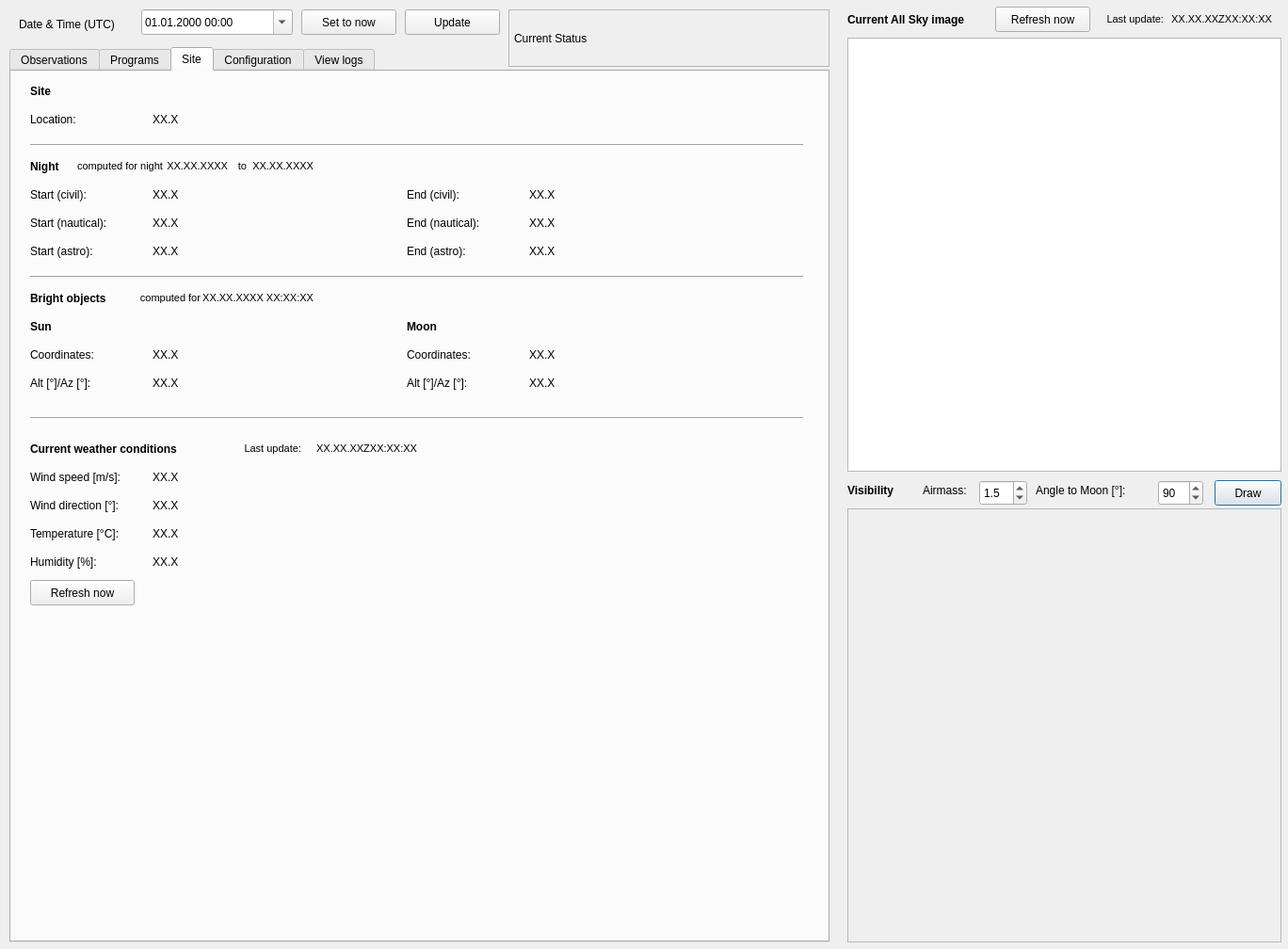
<?xml version="1.0" encoding="UTF-8"?>
<ui version="4.0">
 <class>POUET</class>
 <widget class="QDialog" name="POUET">
  <property name="geometry">
   <rect>
    <x>0</x>
    <y>0</y>
    <width>1368</width>
    <height>1008</height>
   </rect>
  </property>
  <property name="windowTitle">
   <string>Pouet</string>
  </property>
  <widget class="QLabel" name="allSkyUpdateValue">
   <property name="geometry">
    <rect>
     <x>1230</x>
     <y>10</y>
     <width>121</width>
     <height>21</height>
    </rect>
   </property>
   <property name="font">
    <font>
     <pointsize>8</pointsize>
     <weight>50</weight>
     <bold>false</bold>
    </font>
   </property>
   <property name="text">
    <string>XX.XX.XXZXX:XX:XX</string>
   </property>
   <property name="alignment">
    <set>Qt::AlignRight|Qt::AlignTrailing|Qt::AlignVCenter</set>
   </property>
  </widget>
  <widget class="QLabel" name="label_13">
   <property name="geometry">
    <rect>
     <x>900</x>
     <y>10</y>
     <width>201</width>
     <height>21</height>
    </rect>
   </property>
   <property name="font">
    <font>
     <weight>75</weight>
     <bold>true</bold>
    </font>
   </property>
   <property name="text">
    <string>Current All Sky image</string>
   </property>
   <property name="alignment">
    <set>Qt::AlignLeading|Qt::AlignLeft|Qt::AlignVCenter</set>
   </property>
  </widget>
  <widget class="QFrame" name="allSkyframe">
   <property name="geometry">
    <rect>
     <x>900</x>
     <y>40</y>
     <width>461</width>
     <height>461</height>
    </rect>
   </property>
   <property name="frameShape">
    <enum>QFrame::StyledPanel</enum>
   </property>
   <property name="frameShadow">
    <enum>QFrame::Raised</enum>
   </property>
   <widget class="QGraphicsView" name="allSkyView">
    <property name="geometry">
     <rect>
      <x>0</x>
      <y>0</y>
      <width>461</width>
      <height>461</height>
     </rect>
    </property>
   </widget>
  </widget>
  <widget class="QLabel" name="label">
   <property name="geometry">
    <rect>
     <x>20</x>
     <y>10</y>
     <width>131</width>
     <height>31</height>
    </rect>
   </property>
   <property name="text">
    <string>Date &amp; Time (UTC)</string>
   </property>
   <property name="alignment">
    <set>Qt::AlignLeading|Qt::AlignLeft|Qt::AlignVCenter</set>
   </property>
  </widget>
  <widget class="QDateTimeEdit" name="configTime">
   <property name="geometry">
    <rect>
     <x>150</x>
     <y>10</y>
     <width>161</width>
     <height>27</height>
    </rect>
   </property>
   <property name="autoFillBackground">
    <bool>false</bool>
   </property>
   <property name="displayFormat">
    <string>dd.MM.yyyy HH:mm</string>
   </property>
   <property name="calendarPopup">
    <bool>true</bool>
   </property>
  </widget>
  <widget class="QLabel" name="label_14">
   <property name="geometry">
    <rect>
     <x>900</x>
     <y>510</y>
     <width>81</width>
     <height>21</height>
    </rect>
   </property>
   <property name="font">
    <font>
     <weight>75</weight>
     <bold>true</bold>
    </font>
   </property>
   <property name="text">
    <string>Visibility</string>
   </property>
   <property name="alignment">
    <set>Qt::AlignLeading|Qt::AlignLeft|Qt::AlignVCenter</set>
   </property>
  </widget>
  <widget class="QFrame" name="frame_2">
   <property name="geometry">
    <rect>
     <x>900</x>
     <y>540</y>
     <width>461</width>
     <height>461</height>
    </rect>
   </property>
   <property name="frameShape">
    <enum>QFrame::StyledPanel</enum>
   </property>
   <property name="frameShadow">
    <enum>QFrame::Raised</enum>
   </property>
  </widget>
  <widget class="QDoubleSpinBox" name="visibility_airmass">
   <property name="geometry">
    <rect>
     <x>1040</x>
     <y>510</y>
     <width>51</width>
     <height>27</height>
    </rect>
   </property>
   <property name="decimals">
    <number>1</number>
   </property>
   <property name="minimum">
    <double>0.100000000000000</double>
   </property>
   <property name="maximum">
    <double>4.000000000000000</double>
   </property>
   <property name="singleStep">
    <double>0.100000000000000</double>
   </property>
   <property name="value">
    <double>1.500000000000000</double>
   </property>
  </widget>
  <widget class="QLabel" name="label_15">
   <property name="geometry">
    <rect>
     <x>980</x>
     <y>510</y>
     <width>61</width>
     <height>21</height>
    </rect>
   </property>
   <property name="font">
    <font>
     <weight>50</weight>
     <bold>false</bold>
    </font>
   </property>
   <property name="text">
    <string>Airmass:</string>
   </property>
   <property name="alignment">
    <set>Qt::AlignLeading|Qt::AlignLeft|Qt::AlignVCenter</set>
   </property>
  </widget>
  <widget class="QLabel" name="label_16">
   <property name="geometry">
    <rect>
     <x>1100</x>
     <y>510</y>
     <width>131</width>
     <height>21</height>
    </rect>
   </property>
   <property name="font">
    <font>
     <weight>50</weight>
     <bold>false</bold>
    </font>
   </property>
   <property name="text">
    <string>Angle to Moon [°]:</string>
   </property>
   <property name="alignment">
    <set>Qt::AlignLeading|Qt::AlignLeft|Qt::AlignVCenter</set>
   </property>
  </widget>
  <widget class="QSpinBox" name="visibility_moon_angle">
   <property name="geometry">
    <rect>
     <x>1230</x>
     <y>510</y>
     <width>48</width>
     <height>27</height>
    </rect>
   </property>
   <property name="maximum">
    <number>180</number>
   </property>
   <property name="value">
    <number>90</number>
   </property>
  </widget>
  <widget class="QPushButton" name="visibility_plot">
   <property name="geometry">
    <rect>
     <x>1290</x>
     <y>510</y>
     <width>71</width>
     <height>27</height>
    </rect>
   </property>
   <property name="text">
    <string>Draw</string>
   </property>
  </widget>
  <widget class="QTabWidget" name="tabWidget">
   <property name="geometry">
    <rect>
     <x>10</x>
     <y>50</y>
     <width>871</width>
     <height>951</height>
    </rect>
   </property>
   <property name="tabShape">
    <enum>QTabWidget::Rounded</enum>
   </property>
   <property name="currentIndex">
    <number>2</number>
   </property>
   <widget class="QWidget" name="obs">
    <attribute name="title">
     <string>Observations</string>
    </attribute>
    <widget class="QPushButton" name="retrieveObs">
     <property name="geometry">
      <rect>
       <x>10</x>
       <y>13</y>
       <width>141</width>
       <height>23</height>
      </rect>
     </property>
     <property name="text">
      <string>Load observables list</string>
     </property>
    </widget>
    <widget class="QTableView" name="listObs">
     <property name="geometry">
      <rect>
       <x>10</x>
       <y>50</y>
       <width>841</width>
       <height>861</height>
      </rect>
     </property>
     <property name="dragEnabled">
      <bool>true</bool>
     </property>
     <property name="alternatingRowColors">
      <bool>true</bool>
     </property>
     <property name="showGrid">
      <bool>true</bool>
     </property>
     <property name="gridStyle">
      <enum>Qt::DashLine</enum>
     </property>
     <property name="sortingEnabled">
      <bool>true</bool>
     </property>
    </widget>
    <widget class="QPushButton" name="checkObsStatus">
     <property name="geometry">
      <rect>
       <x>170</x>
       <y>13</y>
       <width>141</width>
       <height>23</height>
      </rect>
     </property>
     <property name="text">
      <string>Load observables list</string>
     </property>
    </widget>
   </widget>
   <widget class="QWidget" name="program">
    <attribute name="title">
     <string>Programs</string>
    </attribute>
    <widget class="QLabel" name="label_27">
     <property name="geometry">
      <rect>
       <x>190</x>
       <y>150</y>
       <width>541</width>
       <height>21</height>
      </rect>
     </property>
     <property name="font">
      <font>
       <weight>50</weight>
       <bold>false</bold>
      </font>
     </property>
     <property name="text">
      <string>Here we can select the programs we want to include</string>
     </property>
     <property name="alignment">
      <set>Qt::AlignLeading|Qt::AlignLeft|Qt::AlignVCenter</set>
     </property>
    </widget>
   </widget>
   <widget class="QWidget" name="weather">
    <attribute name="title">
     <string>Site</string>
    </attribute>
    <widget class="QPushButton" name="weatherDisplayRefresh">
     <property name="geometry">
      <rect>
       <x>20</x>
       <y>540</y>
       <width>111</width>
       <height>27</height>
      </rect>
     </property>
     <property name="text">
      <string>Refresh now</string>
     </property>
    </widget>
    <widget class="QLabel" name="weatherHumidityValue">
     <property name="geometry">
      <rect>
       <x>150</x>
       <y>510</y>
       <width>41</width>
       <height>21</height>
      </rect>
     </property>
     <property name="font">
      <font>
       <weight>50</weight>
       <bold>false</bold>
      </font>
     </property>
     <property name="text">
      <string>XX.X</string>
     </property>
     <property name="alignment">
      <set>Qt::AlignLeading|Qt::AlignLeft|Qt::AlignVCenter</set>
     </property>
    </widget>
    <widget class="QLabel" name="weatherWindSpeedValue">
     <property name="geometry">
      <rect>
       <x>150</x>
       <y>420</y>
       <width>41</width>
       <height>21</height>
      </rect>
     </property>
     <property name="font">
      <font>
       <weight>50</weight>
       <bold>false</bold>
      </font>
     </property>
     <property name="text">
      <string>XX.X</string>
     </property>
     <property name="alignment">
      <set>Qt::AlignLeading|Qt::AlignLeft|Qt::AlignVCenter</set>
     </property>
    </widget>
    <widget class="QLabel" name="weatherTemperatureValue">
     <property name="geometry">
      <rect>
       <x>150</x>
       <y>480</y>
       <width>41</width>
       <height>21</height>
      </rect>
     </property>
     <property name="font">
      <font>
       <weight>50</weight>
       <bold>false</bold>
      </font>
     </property>
     <property name="text">
      <string>XX.X</string>
     </property>
     <property name="alignment">
      <set>Qt::AlignLeading|Qt::AlignLeft|Qt::AlignVCenter</set>
     </property>
    </widget>
    <widget class="QLabel" name="weatherLastUpdate">
     <property name="geometry">
      <rect>
       <x>230</x>
       <y>390</y>
       <width>81</width>
       <height>21</height>
      </rect>
     </property>
     <property name="font">
      <font>
       <pointsize>8</pointsize>
       <weight>50</weight>
       <bold>false</bold>
      </font>
     </property>
     <property name="text">
      <string>Last update: </string>
     </property>
     <property name="alignment">
      <set>Qt::AlignRight|Qt::AlignTrailing|Qt::AlignVCenter</set>
     </property>
    </widget>
    <widget class="QLabel" name="weatherConditions">
     <property name="geometry">
      <rect>
       <x>20</x>
       <y>390</y>
       <width>201</width>
       <height>21</height>
      </rect>
     </property>
     <property name="font">
      <font>
       <weight>75</weight>
       <bold>true</bold>
      </font>
     </property>
     <property name="text">
      <string>Current weather conditions</string>
     </property>
     <property name="alignment">
      <set>Qt::AlignLeading|Qt::AlignLeft|Qt::AlignVCenter</set>
     </property>
    </widget>
    <widget class="QLabel" name="weatherWindDirectionValue">
     <property name="geometry">
      <rect>
       <x>150</x>
       <y>450</y>
       <width>41</width>
       <height>21</height>
      </rect>
     </property>
     <property name="font">
      <font>
       <weight>50</weight>
       <bold>false</bold>
      </font>
     </property>
     <property name="text">
      <string>XX.X</string>
     </property>
     <property name="alignment">
      <set>Qt::AlignLeading|Qt::AlignLeft|Qt::AlignVCenter</set>
     </property>
    </widget>
    <widget class="QLabel" name="weatherWindSpeed">
     <property name="geometry">
      <rect>
       <x>20</x>
       <y>420</y>
       <width>131</width>
       <height>21</height>
      </rect>
     </property>
     <property name="font">
      <font>
       <weight>50</weight>
       <bold>false</bold>
      </font>
     </property>
     <property name="text">
      <string>Wind speed [m/s]:</string>
     </property>
     <property name="alignment">
      <set>Qt::AlignLeading|Qt::AlignLeft|Qt::AlignVCenter</set>
     </property>
    </widget>
    <widget class="QLabel" name="weatherWindDirection">
     <property name="geometry">
      <rect>
       <x>20</x>
       <y>450</y>
       <width>131</width>
       <height>21</height>
      </rect>
     </property>
     <property name="font">
      <font>
       <weight>50</weight>
       <bold>false</bold>
      </font>
     </property>
     <property name="text">
      <string>Wind direction [°]:</string>
     </property>
     <property name="alignment">
      <set>Qt::AlignLeading|Qt::AlignLeft|Qt::AlignVCenter</set>
     </property>
    </widget>
    <widget class="QLabel" name="weatherTemperature">
     <property name="geometry">
      <rect>
       <x>20</x>
       <y>480</y>
       <width>131</width>
       <height>21</height>
      </rect>
     </property>
     <property name="font">
      <font>
       <weight>50</weight>
       <bold>false</bold>
      </font>
     </property>
     <property name="text">
      <string>Temperature [°C]:</string>
     </property>
     <property name="alignment">
      <set>Qt::AlignLeading|Qt::AlignLeft|Qt::AlignVCenter</set>
     </property>
    </widget>
    <widget class="QLabel" name="weatherHumidity">
     <property name="geometry">
      <rect>
       <x>20</x>
       <y>510</y>
       <width>131</width>
       <height>21</height>
      </rect>
     </property>
     <property name="font">
      <font>
       <weight>50</weight>
       <bold>false</bold>
      </font>
     </property>
     <property name="text">
      <string>Humidity [%]:</string>
     </property>
     <property name="alignment">
      <set>Qt::AlignLeading|Qt::AlignLeft|Qt::AlignVCenter</set>
     </property>
    </widget>
    <widget class="QLabel" name="weatherLastUpdateValue">
     <property name="geometry">
      <rect>
       <x>310</x>
       <y>390</y>
       <width>121</width>
       <height>21</height>
      </rect>
     </property>
     <property name="font">
      <font>
       <pointsize>8</pointsize>
       <weight>50</weight>
       <bold>false</bold>
      </font>
     </property>
     <property name="text">
      <string> XX.XX.XXZXX:XX:XX</string>
     </property>
     <property name="alignment">
      <set>Qt::AlignRight|Qt::AlignTrailing|Qt::AlignVCenter</set>
     </property>
    </widget>
    <widget class="QLabel" name="siteLabel">
     <property name="geometry">
      <rect>
       <x>20</x>
       <y>10</y>
       <width>201</width>
       <height>21</height>
      </rect>
     </property>
     <property name="font">
      <font>
       <weight>75</weight>
       <bold>true</bold>
      </font>
     </property>
     <property name="text">
      <string>Site</string>
     </property>
     <property name="alignment">
      <set>Qt::AlignLeading|Qt::AlignLeft|Qt::AlignVCenter</set>
     </property>
    </widget>
    <widget class="QLabel" name="siteLocationValue">
     <property name="geometry">
      <rect>
       <x>150</x>
       <y>40</y>
       <width>521</width>
       <height>21</height>
      </rect>
     </property>
     <property name="font">
      <font>
       <weight>50</weight>
       <bold>false</bold>
      </font>
     </property>
     <property name="text">
      <string>XX.X</string>
     </property>
     <property name="alignment">
      <set>Qt::AlignLeading|Qt::AlignLeft|Qt::AlignVCenter</set>
     </property>
    </widget>
    <widget class="QLabel" name="siteLocation">
     <property name="geometry">
      <rect>
       <x>20</x>
       <y>40</y>
       <width>131</width>
       <height>21</height>
      </rect>
     </property>
     <property name="font">
      <font>
       <weight>50</weight>
       <bold>false</bold>
      </font>
     </property>
     <property name="text">
      <string>Location:</string>
     </property>
     <property name="alignment">
      <set>Qt::AlignLeading|Qt::AlignLeft|Qt::AlignVCenter</set>
     </property>
    </widget>
    <widget class="QLabel" name="nightLabel">
     <property name="geometry">
      <rect>
       <x>20</x>
       <y>90</y>
       <width>201</width>
       <height>21</height>
      </rect>
     </property>
     <property name="font">
      <font>
       <weight>75</weight>
       <bold>true</bold>
      </font>
     </property>
     <property name="text">
      <string>Night</string>
     </property>
     <property name="alignment">
      <set>Qt::AlignLeading|Qt::AlignLeft|Qt::AlignVCenter</set>
     </property>
    </widget>
    <widget class="QLabel" name="nightStartCivilValue">
     <property name="geometry">
      <rect>
       <x>150</x>
       <y>120</y>
       <width>181</width>
       <height>21</height>
      </rect>
     </property>
     <property name="font">
      <font>
       <weight>50</weight>
       <bold>false</bold>
      </font>
     </property>
     <property name="text">
      <string>XX.X</string>
     </property>
     <property name="alignment">
      <set>Qt::AlignLeading|Qt::AlignLeft|Qt::AlignVCenter</set>
     </property>
    </widget>
    <widget class="QLabel" name="nightStartCivil">
     <property name="geometry">
      <rect>
       <x>20</x>
       <y>120</y>
       <width>131</width>
       <height>21</height>
      </rect>
     </property>
     <property name="font">
      <font>
       <weight>50</weight>
       <bold>false</bold>
      </font>
     </property>
     <property name="text">
      <string>Start (civil):</string>
     </property>
     <property name="alignment">
      <set>Qt::AlignLeading|Qt::AlignLeft|Qt::AlignVCenter</set>
     </property>
    </widget>
    <widget class="QLabel" name="nightEndCivilValue">
     <property name="geometry">
      <rect>
       <x>550</x>
       <y>120</y>
       <width>181</width>
       <height>21</height>
      </rect>
     </property>
     <property name="font">
      <font>
       <weight>50</weight>
       <bold>false</bold>
      </font>
     </property>
     <property name="text">
      <string>XX.X</string>
     </property>
     <property name="alignment">
      <set>Qt::AlignLeading|Qt::AlignLeft|Qt::AlignVCenter</set>
     </property>
    </widget>
    <widget class="QLabel" name="nightEndCivil">
     <property name="geometry">
      <rect>
       <x>420</x>
       <y>120</y>
       <width>131</width>
       <height>21</height>
      </rect>
     </property>
     <property name="font">
      <font>
       <weight>50</weight>
       <bold>false</bold>
      </font>
     </property>
     <property name="text">
      <string>End (civil):</string>
     </property>
     <property name="alignment">
      <set>Qt::AlignLeading|Qt::AlignLeft|Qt::AlignVCenter</set>
     </property>
    </widget>
    <widget class="QLabel" name="nightStartNauticalValue">
     <property name="geometry">
      <rect>
       <x>150</x>
       <y>150</y>
       <width>181</width>
       <height>21</height>
      </rect>
     </property>
     <property name="font">
      <font>
       <weight>50</weight>
       <bold>false</bold>
      </font>
     </property>
     <property name="text">
      <string>XX.X</string>
     </property>
     <property name="alignment">
      <set>Qt::AlignLeading|Qt::AlignLeft|Qt::AlignVCenter</set>
     </property>
    </widget>
    <widget class="QLabel" name="nightEndNauticalValue">
     <property name="geometry">
      <rect>
       <x>550</x>
       <y>150</y>
       <width>181</width>
       <height>21</height>
      </rect>
     </property>
     <property name="font">
      <font>
       <weight>50</weight>
       <bold>false</bold>
      </font>
     </property>
     <property name="text">
      <string>XX.X</string>
     </property>
     <property name="alignment">
      <set>Qt::AlignLeading|Qt::AlignLeft|Qt::AlignVCenter</set>
     </property>
    </widget>
    <widget class="QLabel" name="nightStartNautical">
     <property name="geometry">
      <rect>
       <x>20</x>
       <y>150</y>
       <width>131</width>
       <height>21</height>
      </rect>
     </property>
     <property name="font">
      <font>
       <weight>50</weight>
       <bold>false</bold>
      </font>
     </property>
     <property name="text">
      <string>Start (nautical):</string>
     </property>
     <property name="alignment">
      <set>Qt::AlignLeading|Qt::AlignLeft|Qt::AlignVCenter</set>
     </property>
    </widget>
    <widget class="QLabel" name="nightEndNautical">
     <property name="geometry">
      <rect>
       <x>420</x>
       <y>150</y>
       <width>131</width>
       <height>21</height>
      </rect>
     </property>
     <property name="font">
      <font>
       <weight>50</weight>
       <bold>false</bold>
      </font>
     </property>
     <property name="text">
      <string>End (nautical):</string>
     </property>
     <property name="alignment">
      <set>Qt::AlignLeading|Qt::AlignLeft|Qt::AlignVCenter</set>
     </property>
    </widget>
    <widget class="QLabel" name="nightStartAstroValue">
     <property name="geometry">
      <rect>
       <x>150</x>
       <y>180</y>
       <width>181</width>
       <height>21</height>
      </rect>
     </property>
     <property name="font">
      <font>
       <weight>50</weight>
       <bold>false</bold>
      </font>
     </property>
     <property name="text">
      <string>XX.X</string>
     </property>
     <property name="alignment">
      <set>Qt::AlignLeading|Qt::AlignLeft|Qt::AlignVCenter</set>
     </property>
    </widget>
    <widget class="QLabel" name="nightStartAstro">
     <property name="geometry">
      <rect>
       <x>20</x>
       <y>180</y>
       <width>131</width>
       <height>21</height>
      </rect>
     </property>
     <property name="font">
      <font>
       <weight>50</weight>
       <bold>false</bold>
      </font>
     </property>
     <property name="text">
      <string>Start (astro):</string>
     </property>
     <property name="alignment">
      <set>Qt::AlignLeading|Qt::AlignLeft|Qt::AlignVCenter</set>
     </property>
    </widget>
    <widget class="QLabel" name="nightEndAstro">
     <property name="geometry">
      <rect>
       <x>420</x>
       <y>180</y>
       <width>131</width>
       <height>21</height>
      </rect>
     </property>
     <property name="font">
      <font>
       <weight>50</weight>
       <bold>false</bold>
      </font>
     </property>
     <property name="text">
      <string>End (astro):</string>
     </property>
     <property name="alignment">
      <set>Qt::AlignLeading|Qt::AlignLeft|Qt::AlignVCenter</set>
     </property>
    </widget>
    <widget class="QLabel" name="nightEndAstroValue">
     <property name="geometry">
      <rect>
       <x>550</x>
       <y>180</y>
       <width>181</width>
       <height>21</height>
      </rect>
     </property>
     <property name="font">
      <font>
       <weight>50</weight>
       <bold>false</bold>
      </font>
     </property>
     <property name="text">
      <string>XX.X</string>
     </property>
     <property name="alignment">
      <set>Qt::AlignLeading|Qt::AlignLeft|Qt::AlignVCenter</set>
     </property>
    </widget>
    <widget class="QLabel" name="brightLabel">
     <property name="geometry">
      <rect>
       <x>20</x>
       <y>230</y>
       <width>201</width>
       <height>21</height>
      </rect>
     </property>
     <property name="font">
      <font>
       <weight>75</weight>
       <bold>true</bold>
      </font>
     </property>
     <property name="text">
      <string>Bright objects</string>
     </property>
     <property name="alignment">
      <set>Qt::AlignLeading|Qt::AlignLeft|Qt::AlignVCenter</set>
     </property>
    </widget>
    <widget class="QLabel" name="sunCoordinatesValues">
     <property name="geometry">
      <rect>
       <x>150</x>
       <y>290</y>
       <width>261</width>
       <height>21</height>
      </rect>
     </property>
     <property name="font">
      <font>
       <weight>50</weight>
       <bold>false</bold>
      </font>
     </property>
     <property name="text">
      <string>XX.X</string>
     </property>
     <property name="alignment">
      <set>Qt::AlignLeading|Qt::AlignLeft|Qt::AlignVCenter</set>
     </property>
    </widget>
    <widget class="QLabel" name="sunCoordinates">
     <property name="geometry">
      <rect>
       <x>20</x>
       <y>290</y>
       <width>131</width>
       <height>21</height>
      </rect>
     </property>
     <property name="font">
      <font>
       <weight>50</weight>
       <bold>false</bold>
      </font>
     </property>
     <property name="text">
      <string>Coordinates:</string>
     </property>
     <property name="alignment">
      <set>Qt::AlignLeading|Qt::AlignLeft|Qt::AlignVCenter</set>
     </property>
    </widget>
    <widget class="QLabel" name="sunAltaz">
     <property name="geometry">
      <rect>
       <x>20</x>
       <y>320</y>
       <width>131</width>
       <height>21</height>
      </rect>
     </property>
     <property name="font">
      <font>
       <weight>50</weight>
       <bold>false</bold>
      </font>
     </property>
     <property name="text">
      <string>Alt [°]/Az [°]:</string>
     </property>
     <property name="alignment">
      <set>Qt::AlignLeading|Qt::AlignLeft|Qt::AlignVCenter</set>
     </property>
    </widget>
    <widget class="QLabel" name="sunAltazValue">
     <property name="geometry">
      <rect>
       <x>150</x>
       <y>320</y>
       <width>181</width>
       <height>21</height>
      </rect>
     </property>
     <property name="font">
      <font>
       <weight>50</weight>
       <bold>false</bold>
      </font>
     </property>
     <property name="text">
      <string>XX.X</string>
     </property>
     <property name="alignment">
      <set>Qt::AlignLeading|Qt::AlignLeft|Qt::AlignVCenter</set>
     </property>
    </widget>
    <widget class="Line" name="line_8">
     <property name="geometry">
      <rect>
       <x>20</x>
       <y>70</y>
       <width>821</width>
       <height>16</height>
      </rect>
     </property>
     <property name="orientation">
      <enum>Qt::Horizontal</enum>
     </property>
    </widget>
    <widget class="Line" name="line_9">
     <property name="geometry">
      <rect>
       <x>20</x>
       <y>210</y>
       <width>821</width>
       <height>16</height>
      </rect>
     </property>
     <property name="orientation">
      <enum>Qt::Horizontal</enum>
     </property>
    </widget>
    <widget class="Line" name="line_10">
     <property name="geometry">
      <rect>
       <x>20</x>
       <y>360</y>
       <width>821</width>
       <height>16</height>
      </rect>
     </property>
     <property name="orientation">
      <enum>Qt::Horizontal</enum>
     </property>
    </widget>
    <widget class="QLabel" name="sunLabel">
     <property name="geometry">
      <rect>
       <x>20</x>
       <y>260</y>
       <width>201</width>
       <height>21</height>
      </rect>
     </property>
     <property name="font">
      <font>
       <weight>75</weight>
       <bold>true</bold>
      </font>
     </property>
     <property name="text">
      <string>Sun</string>
     </property>
     <property name="alignment">
      <set>Qt::AlignLeading|Qt::AlignLeft|Qt::AlignVCenter</set>
     </property>
    </widget>
    <widget class="QLabel" name="sunMoon">
     <property name="geometry">
      <rect>
       <x>420</x>
       <y>260</y>
       <width>201</width>
       <height>21</height>
      </rect>
     </property>
     <property name="font">
      <font>
       <weight>75</weight>
       <bold>true</bold>
      </font>
     </property>
     <property name="text">
      <string>Moon</string>
     </property>
     <property name="alignment">
      <set>Qt::AlignLeading|Qt::AlignLeft|Qt::AlignVCenter</set>
     </property>
    </widget>
    <widget class="QLabel" name="moonAltazValue">
     <property name="geometry">
      <rect>
       <x>550</x>
       <y>320</y>
       <width>181</width>
       <height>21</height>
      </rect>
     </property>
     <property name="font">
      <font>
       <weight>50</weight>
       <bold>false</bold>
      </font>
     </property>
     <property name="text">
      <string>XX.X</string>
     </property>
     <property name="alignment">
      <set>Qt::AlignLeading|Qt::AlignLeft|Qt::AlignVCenter</set>
     </property>
    </widget>
    <widget class="QLabel" name="moonCoordinates">
     <property name="geometry">
      <rect>
       <x>420</x>
       <y>290</y>
       <width>131</width>
       <height>21</height>
      </rect>
     </property>
     <property name="font">
      <font>
       <weight>50</weight>
       <bold>false</bold>
      </font>
     </property>
     <property name="text">
      <string>Coordinates:</string>
     </property>
     <property name="alignment">
      <set>Qt::AlignLeading|Qt::AlignLeft|Qt::AlignVCenter</set>
     </property>
    </widget>
    <widget class="QLabel" name="moonAltaz">
     <property name="geometry">
      <rect>
       <x>420</x>
       <y>320</y>
       <width>131</width>
       <height>21</height>
      </rect>
     </property>
     <property name="font">
      <font>
       <weight>50</weight>
       <bold>false</bold>
      </font>
     </property>
     <property name="text">
      <string>Alt [°]/Az [°]:</string>
     </property>
     <property name="alignment">
      <set>Qt::AlignLeading|Qt::AlignLeft|Qt::AlignVCenter</set>
     </property>
    </widget>
    <widget class="QLabel" name="moonCoordinatesValues">
     <property name="geometry">
      <rect>
       <x>550</x>
       <y>290</y>
       <width>261</width>
       <height>21</height>
      </rect>
     </property>
     <property name="font">
      <font>
       <weight>50</weight>
       <bold>false</bold>
      </font>
     </property>
     <property name="text">
      <string>XX.X</string>
     </property>
     <property name="alignment">
      <set>Qt::AlignLeading|Qt::AlignLeft|Qt::AlignVCenter</set>
     </property>
    </widget>
    <widget class="QLabel" name="brightLastUpdate">
     <property name="geometry">
      <rect>
       <x>130</x>
       <y>230</y>
       <width>71</width>
       <height>20</height>
      </rect>
     </property>
     <property name="font">
      <font>
       <pointsize>8</pointsize>
       <weight>50</weight>
       <bold>false</bold>
      </font>
     </property>
     <property name="text">
      <string>computed for</string>
     </property>
     <property name="alignment">
      <set>Qt::AlignRight|Qt::AlignTrailing|Qt::AlignVCenter</set>
     </property>
    </widget>
    <widget class="QLabel" name="brightLastUpdateValue">
     <property name="geometry">
      <rect>
       <x>190</x>
       <y>230</y>
       <width>131</width>
       <height>20</height>
      </rect>
     </property>
     <property name="font">
      <font>
       <pointsize>8</pointsize>
       <weight>50</weight>
       <bold>false</bold>
      </font>
     </property>
     <property name="text">
      <string>XX.XX.XXXX XX:XX:XX</string>
     </property>
     <property name="alignment">
      <set>Qt::AlignRight|Qt::AlignTrailing|Qt::AlignVCenter</set>
     </property>
    </widget>
    <widget class="QLabel" name="nightLastUpdateValueBefore">
     <property name="geometry">
      <rect>
       <x>150</x>
       <y>90</y>
       <width>80</width>
       <height>20</height>
      </rect>
     </property>
     <property name="font">
      <font>
       <pointsize>8</pointsize>
       <weight>50</weight>
       <bold>false</bold>
      </font>
     </property>
     <property name="text">
      <string>XX.XX.XXXX</string>
     </property>
     <property name="alignment">
      <set>Qt::AlignRight|Qt::AlignTrailing|Qt::AlignVCenter</set>
     </property>
    </widget>
    <widget class="QLabel" name="nightLastUpdate">
     <property name="geometry">
      <rect>
       <x>60</x>
       <y>90</y>
       <width>101</width>
       <height>20</height>
      </rect>
     </property>
     <property name="font">
      <font>
       <pointsize>8</pointsize>
       <weight>50</weight>
       <bold>false</bold>
      </font>
     </property>
     <property name="text">
      <string>computed for night</string>
     </property>
     <property name="alignment">
      <set>Qt::AlignRight|Qt::AlignTrailing|Qt::AlignVCenter</set>
     </property>
    </widget>
    <widget class="QLabel" name="nightLastUpdateValueAfter">
     <property name="geometry">
      <rect>
       <x>240</x>
       <y>90</y>
       <width>81</width>
       <height>20</height>
      </rect>
     </property>
     <property name="font">
      <font>
       <pointsize>8</pointsize>
       <weight>50</weight>
       <bold>false</bold>
      </font>
     </property>
     <property name="text">
      <string>XX.XX.XXXX</string>
     </property>
     <property name="alignment">
      <set>Qt::AlignRight|Qt::AlignTrailing|Qt::AlignVCenter</set>
     </property>
    </widget>
    <widget class="QLabel" name="brightLastUpdate_2">
     <property name="geometry">
      <rect>
       <x>240</x>
       <y>90</y>
       <width>10</width>
       <height>20</height>
      </rect>
     </property>
     <property name="font">
      <font>
       <pointsize>8</pointsize>
       <weight>50</weight>
       <bold>false</bold>
      </font>
     </property>
     <property name="text">
      <string>to</string>
     </property>
     <property name="alignment">
      <set>Qt::AlignRight|Qt::AlignTrailing|Qt::AlignVCenter</set>
     </property>
    </widget>
   </widget>
   <widget class="QWidget" name="config">
    <attribute name="title">
     <string>Configuration</string>
    </attribute>
    <widget class="QCheckBox" name="config_clouds_analyse">
     <property name="geometry">
      <rect>
       <x>10</x>
       <y>120</y>
       <width>131</width>
       <height>22</height>
      </rect>
     </property>
     <property name="text">
      <string>Analyse clouds</string>
     </property>
     <property name="checked">
      <bool>true</bool>
     </property>
    </widget>
    <widget class="QCheckBox" name="config_wind_analyse">
     <property name="geometry">
      <rect>
       <x>10</x>
       <y>150</y>
       <width>121</width>
       <height>22</height>
      </rect>
     </property>
     <property name="text">
      <string>Analyse wind</string>
     </property>
     <property name="checked">
      <bool>true</bool>
     </property>
    </widget>
    <widget class="QLabel" name="label_18">
     <property name="geometry">
      <rect>
       <x>10</x>
       <y>10</y>
       <width>201</width>
       <height>21</height>
      </rect>
     </property>
     <property name="font">
      <font>
       <weight>75</weight>
       <bold>true</bold>
      </font>
     </property>
     <property name="text">
      <string>Observation site</string>
     </property>
     <property name="alignment">
      <set>Qt::AlignLeading|Qt::AlignLeft|Qt::AlignVCenter</set>
     </property>
    </widget>
    <widget class="QToolButton" name="toolButton">
     <property name="geometry">
      <rect>
       <x>140</x>
       <y>40</y>
       <width>211</width>
       <height>25</height>
      </rect>
     </property>
     <property name="text">
      <string>Load configuration file</string>
     </property>
    </widget>
    <widget class="QLabel" name="label_19">
     <property name="geometry">
      <rect>
       <x>10</x>
       <y>90</y>
       <width>201</width>
       <height>21</height>
      </rect>
     </property>
     <property name="font">
      <font>
       <weight>75</weight>
       <bold>true</bold>
      </font>
     </property>
     <property name="text">
      <string>Weather analysis</string>
     </property>
     <property name="alignment">
      <set>Qt::AlignLeading|Qt::AlignLeft|Qt::AlignVCenter</set>
     </property>
    </widget>
    <widget class="QLabel" name="label_20">
     <property name="geometry">
      <rect>
       <x>10</x>
       <y>40</y>
       <width>201</width>
       <height>21</height>
      </rect>
     </property>
     <property name="font">
      <font>
       <weight>75</weight>
       <bold>true</bold>
      </font>
     </property>
     <property name="text">
      <string>La Silla</string>
     </property>
     <property name="alignment">
      <set>Qt::AlignLeading|Qt::AlignLeft|Qt::AlignVCenter</set>
     </property>
    </widget>
    <widget class="QSpinBox" name="config_weather_update_every">
     <property name="geometry">
      <rect>
       <x>170</x>
       <y>180</y>
       <width>48</width>
       <height>27</height>
      </rect>
     </property>
     <property name="maximum">
      <number>30</number>
     </property>
     <property name="value">
      <number>2</number>
     </property>
    </widget>
    <widget class="QLabel" name="label_21">
     <property name="geometry">
      <rect>
       <x>10</x>
       <y>180</y>
       <width>161</width>
       <height>21</height>
      </rect>
     </property>
     <property name="font">
      <font>
       <weight>50</weight>
       <bold>false</bold>
      </font>
     </property>
     <property name="text">
      <string>Weather update [min]</string>
     </property>
     <property name="alignment">
      <set>Qt::AlignLeading|Qt::AlignLeft|Qt::AlignVCenter</set>
     </property>
    </widget>
    <widget class="Line" name="line_4">
     <property name="geometry">
      <rect>
       <x>10</x>
       <y>70</y>
       <width>831</width>
       <height>16</height>
      </rect>
     </property>
     <property name="orientation">
      <enum>Qt::Horizontal</enum>
     </property>
    </widget>
    <widget class="QCheckBox" name="config_clouds_auto_update">
     <property name="geometry">
      <rect>
       <x>180</x>
       <y>120</y>
       <width>211</width>
       <height>22</height>
      </rect>
     </property>
     <property name="text">
      <string>Auto-refresh clouds</string>
     </property>
     <property name="checked">
      <bool>true</bool>
     </property>
    </widget>
    <widget class="QCheckBox" name="config_wind_auto_update">
     <property name="geometry">
      <rect>
       <x>180</x>
       <y>150</y>
       <width>211</width>
       <height>22</height>
      </rect>
     </property>
     <property name="text">
      <string>Auto-refresh wind</string>
     </property>
     <property name="checked">
      <bool>true</bool>
     </property>
    </widget>
    <widget class="Line" name="line_5">
     <property name="geometry">
      <rect>
       <x>10</x>
       <y>210</y>
       <width>831</width>
       <height>16</height>
      </rect>
     </property>
     <property name="orientation">
      <enum>Qt::Horizontal</enum>
     </property>
    </widget>
    <widget class="QLabel" name="label_22">
     <property name="geometry">
      <rect>
       <x>10</x>
       <y>230</y>
       <width>201</width>
       <height>21</height>
      </rect>
     </property>
     <property name="font">
      <font>
       <weight>75</weight>
       <bold>true</bold>
      </font>
     </property>
     <property name="text">
      <string>Observations</string>
     </property>
     <property name="alignment">
      <set>Qt::AlignLeading|Qt::AlignLeft|Qt::AlignVCenter</set>
     </property>
    </widget>
    <widget class="QCheckBox" name="config_show_obs_visibility">
     <property name="geometry">
      <rect>
       <x>10</x>
       <y>260</y>
       <width>411</width>
       <height>22</height>
      </rect>
     </property>
     <property name="text">
      <string>Show selected objects in visibility tool</string>
     </property>
     <property name="checked">
      <bool>true</bool>
     </property>
    </widget>
    <widget class="QCheckBox" name="config_show_obs_allsky">
     <property name="geometry">
      <rect>
       <x>10</x>
       <y>290</y>
       <width>411</width>
       <height>22</height>
      </rect>
     </property>
     <property name="text">
      <string>Show selected objects in All Sky image</string>
     </property>
     <property name="checked">
      <bool>true</bool>
     </property>
    </widget>
    <widget class="QLabel" name="label_25">
     <property name="geometry">
      <rect>
       <x>10</x>
       <y>890</y>
       <width>401</width>
       <height>21</height>
      </rect>
     </property>
     <property name="font">
      <font>
       <weight>75</weight>
       <bold>true</bold>
      </font>
     </property>
     <property name="text">
      <string>Written by Thibault Kuntzer and Vivien Bonvin, 2015-2018</string>
     </property>
     <property name="alignment">
      <set>Qt::AlignLeading|Qt::AlignLeft|Qt::AlignVCenter</set>
     </property>
    </widget>
    <widget class="QLabel" name="label_26">
     <property name="geometry">
      <rect>
       <x>470</x>
       <y>890</y>
       <width>391</width>
       <height>21</height>
      </rect>
     </property>
     <property name="font">
      <font>
       <weight>75</weight>
       <bold>true</bold>
      </font>
     </property>
     <property name="text">
      <string>https://github.com/vbonvin/POUET</string>
     </property>
     <property name="alignment">
      <set>Qt::AlignRight|Qt::AlignTrailing|Qt::AlignVCenter</set>
     </property>
    </widget>
   </widget>
   <widget class="QWidget" name="log">
    <attribute name="title">
     <string>View logs</string>
    </attribute>
    <widget class="QWidget" name="verticalLayoutWidget">
     <property name="geometry">
      <rect>
       <x>10</x>
       <y>10</y>
       <width>841</width>
       <height>481</height>
      </rect>
     </property>
     <layout class="QVBoxLayout" name="verticalLayout"/>
    </widget>
   </widget>
  </widget>
  <widget class="QPushButton" name="configUpdate">
   <property name="geometry">
    <rect>
     <x>430</x>
     <y>10</y>
     <width>101</width>
     <height>27</height>
    </rect>
   </property>
   <property name="text">
    <string>Update</string>
   </property>
  </widget>
  <widget class="QPushButton" name="allSkyRefresh">
   <property name="geometry">
    <rect>
     <x>1057</x>
     <y>7</y>
     <width>101</width>
     <height>27</height>
    </rect>
   </property>
   <property name="text">
    <string>Refresh now</string>
   </property>
  </widget>
  <widget class="QLabel" name="allSkyUpdate">
   <property name="geometry">
    <rect>
     <x>1158</x>
     <y>10</y>
     <width>81</width>
     <height>21</height>
    </rect>
   </property>
   <property name="font">
    <font>
     <pointsize>8</pointsize>
     <weight>50</weight>
     <bold>false</bold>
    </font>
   </property>
   <property name="text">
    <string>Last update: </string>
   </property>
   <property name="alignment">
    <set>Qt::AlignRight|Qt::AlignTrailing|Qt::AlignVCenter</set>
   </property>
  </widget>
  <widget class="QFrame" name="statusFrame">
   <property name="geometry">
    <rect>
     <x>540</x>
     <y>10</y>
     <width>341</width>
     <height>61</height>
    </rect>
   </property>
   <property name="frameShape">
    <enum>QFrame::StyledPanel</enum>
   </property>
   <property name="frameShadow">
    <enum>QFrame::Raised</enum>
   </property>
   <widget class="QLabel" name="statusLabel">
    <property name="geometry">
     <rect>
      <x>6</x>
      <y>5</y>
      <width>331</width>
      <height>51</height>
     </rect>
    </property>
    <property name="text">
     <string>Current Status</string>
    </property>
   </widget>
  </widget>
  <widget class="QPushButton" name="configTimenow">
   <property name="geometry">
    <rect>
     <x>320</x>
     <y>10</y>
     <width>101</width>
     <height>27</height>
    </rect>
   </property>
   <property name="text">
    <string>Set to now</string>
   </property>
  </widget>
 </widget>
 <resources/>
 <connections/>
</ui>
